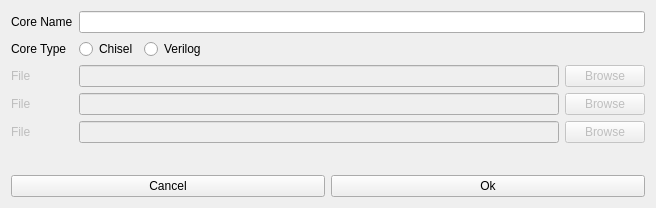
<?xml version="1.0" encoding="UTF-8"?>
<ui version="4.0">
 <class>Form</class>
 <widget class="QWidget" name="Form">
  <property name="geometry">
   <rect>
    <x>0</x>
    <y>0</y>
    <width>656</width>
    <height>208</height>
   </rect>
  </property>
  <property name="windowTitle">
   <string>Form</string>
  </property>
  <layout class="QVBoxLayout" name="verticalLayout" stretch="0,0">
   <item>
    <layout class="QFormLayout" name="formLayout_4">
     <item row="0" column="0">
      <widget class="QLabel" name="label">
       <property name="text">
        <string>Core Name</string>
       </property>
      </widget>
     </item>
     <item row="2" column="0">
      <widget class="QLabel" name="label_2">
       <property name="enabled">
        <bool>false</bool>
       </property>
       <property name="text">
        <string>File</string>
       </property>
      </widget>
     </item>
     <item row="3" column="0">
      <widget class="QLabel" name="label_3">
       <property name="enabled">
        <bool>false</bool>
       </property>
       <property name="text">
        <string>File</string>
       </property>
      </widget>
     </item>
     <item row="4" column="0">
      <widget class="QLabel" name="label_4">
       <property name="enabled">
        <bool>false</bool>
       </property>
       <property name="text">
        <string>File</string>
       </property>
      </widget>
     </item>
     <item row="1" column="0">
      <widget class="QLabel" name="label_5">
       <property name="text">
        <string>Core Type</string>
       </property>
      </widget>
     </item>
     <item row="0" column="1">
      <widget class="QLineEdit" name="lineEdit"/>
     </item>
     <item row="1" column="1">
      <layout class="QHBoxLayout" name="horizontalLayout_3">
       <item>
        <widget class="QRadioButton" name="radioButton_2">
         <property name="cursor">
          <cursorShape>PointingHandCursor</cursorShape>
         </property>
         <property name="text">
          <string>Chisel</string>
         </property>
        </widget>
       </item>
       <item>
        <widget class="QRadioButton" name="radioButton">
         <property name="cursor">
          <cursorShape>PointingHandCursor</cursorShape>
         </property>
         <property name="text">
          <string>Verilog</string>
         </property>
        </widget>
       </item>
       <item>
        <spacer name="horizontalSpacer">
         <property name="orientation">
          <enum>Qt::Horizontal</enum>
         </property>
         <property name="sizeHint" stdset="0">
          <size>
           <width>40</width>
           <height>20</height>
          </size>
         </property>
        </spacer>
       </item>
      </layout>
     </item>
     <item row="2" column="1">
      <layout class="QHBoxLayout" name="horizontalLayout_4">
       <item>
        <widget class="QLineEdit" name="lineEdit_2">
         <property name="enabled">
          <bool>false</bool>
         </property>
        </widget>
       </item>
       <item>
        <widget class="QPushButton" name="pushButton_3">
         <property name="enabled">
          <bool>false</bool>
         </property>
         <property name="text">
          <string>Browse</string>
         </property>
        </widget>
       </item>
      </layout>
     </item>
     <item row="3" column="1">
      <layout class="QHBoxLayout" name="horizontalLayout_5">
       <item>
        <widget class="QLineEdit" name="lineEdit_3">
         <property name="enabled">
          <bool>false</bool>
         </property>
        </widget>
       </item>
       <item>
        <widget class="QPushButton" name="pushButton_4">
         <property name="enabled">
          <bool>false</bool>
         </property>
         <property name="text">
          <string>Browse</string>
         </property>
        </widget>
       </item>
      </layout>
     </item>
     <item row="4" column="1">
      <layout class="QHBoxLayout" name="horizontalLayout_6">
       <item>
        <widget class="QLineEdit" name="lineEdit_4">
         <property name="enabled">
          <bool>false</bool>
         </property>
        </widget>
       </item>
       <item>
        <widget class="QPushButton" name="pushButton_5">
         <property name="enabled">
          <bool>false</bool>
         </property>
         <property name="text">
          <string>Browse</string>
         </property>
        </widget>
       </item>
      </layout>
     </item>
    </layout>
   </item>
   <item>
    <layout class="QHBoxLayout" name="horizontalLayout_2">
     <item>
      <widget class="QPushButton" name="pushButton_2">
       <property name="text">
        <string>Cancel</string>
       </property>
      </widget>
     </item>
     <item>
      <widget class="QPushButton" name="pushButton">
       <property name="text">
        <string>Ok</string>
       </property>
      </widget>
     </item>
    </layout>
   </item>
  </layout>
 </widget>
 <resources/>
 <connections/>
</ui>
